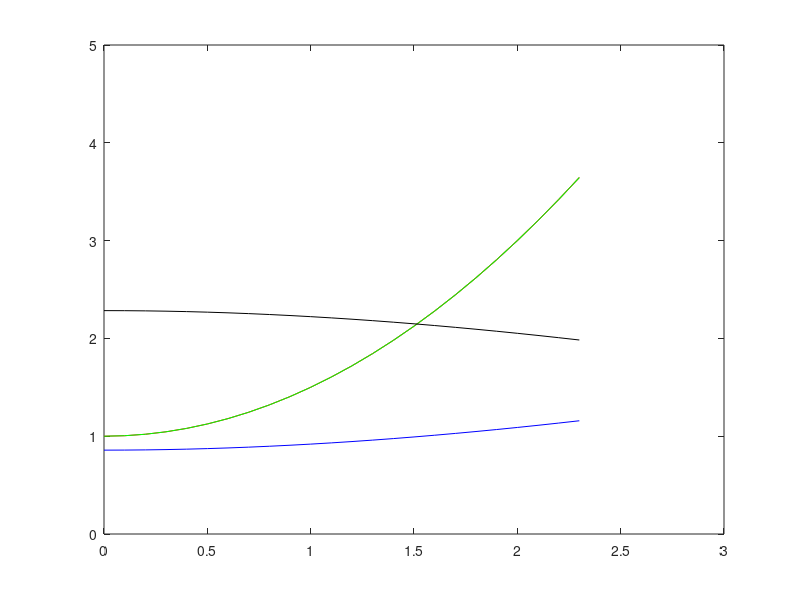
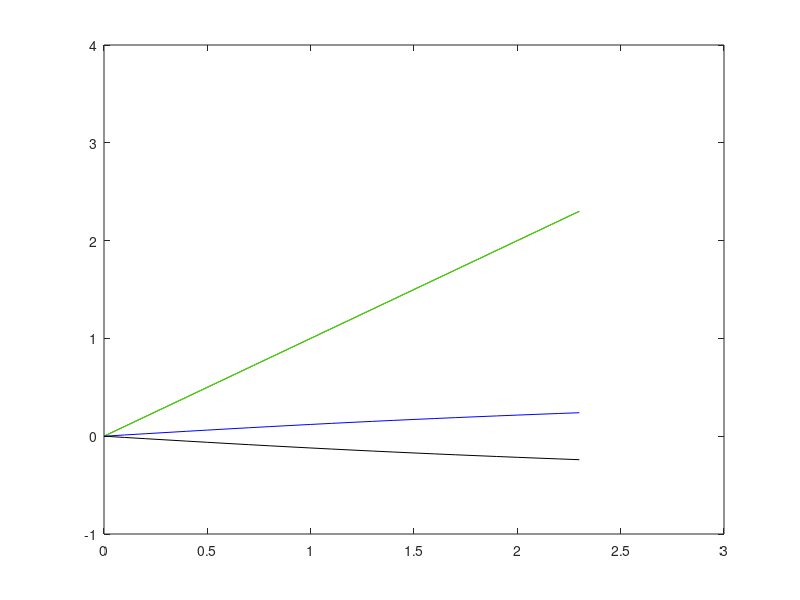
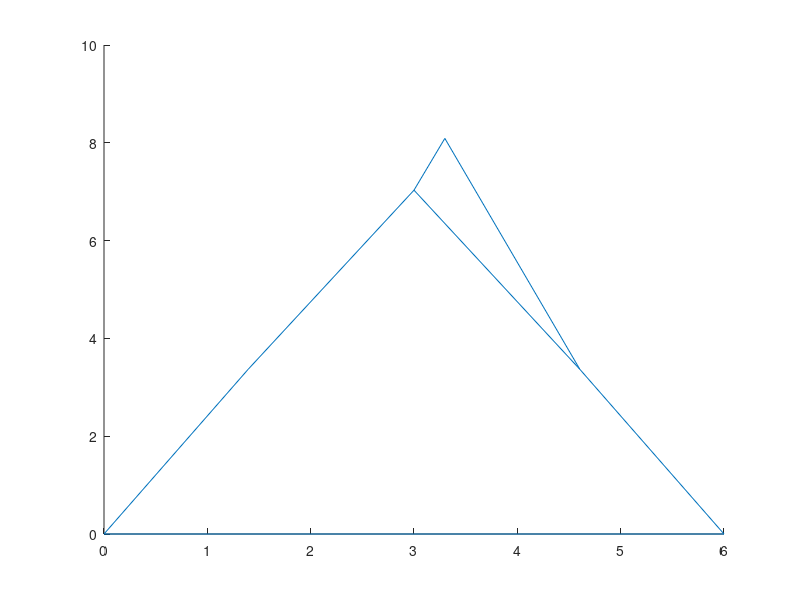

The MATLAB source for these figures, in order:
clear
clc
clf
close all

r1=6;
r3=4;
r4=4;
r7=1.1;
r8=4.9;
theta1=0.0;
theta2=deg2rad(67.5);
theta5=deg2rad(112.5);
o2=[0;0];

%GDL1
r20=1;
v20=0;
a20=1;
%GDL2
r50=1;
v50=0;
a50=1;
tiempo = 2.3;

%semilla
q=[3.6; 4.7; 1.7; 2.3; 1.5; 2; 3; 1];
contador=0;
for t=0:0.1:tiempo
    contador=contador+1;
    tol=100;
    iter=0;

    while tol>1e-10 && iter<100
        iter=iter+1;
        Phi=[-r1*cos(theta1)+q(1)*cos(theta2)+r3*cos(q(3))-r4*cos(q(4))-q(2)*cos(theta5);
             -r1*sin(theta1)+q(1)*sin(theta2)+r3*sin(q(3))-r4*sin(q(4))-q(2)*sin(theta5);
             -r1*cos(theta1)+q(1)*cos(theta2)+r3*cos(q(3))+r7*cos(q(7))-r8*cos(q(8))-q(2)*cos(theta5);
             -r1*sin(theta1)+q(1)*sin(theta2)+r3*sin(q(3))+r7*sin(q(7))-r8*sin(q(8))-q(2)*sin(theta5);
              q(1)*cos(theta2)+r3*cos(q(3))-q(5)*cos(q(6));
              q(1)*sin(theta2)+r3*sin(q(3))-q(5)*sin(q(6));
              q(1)-r20-(v20*t)-(0.5*a20*t^2);
              q(2)-r50-(v50*t)-(0.5*a50*t^2)];

          J=[cos(theta2), -cos(theta5),  -r3*sin(q(3)),   r4*sin(q(4)),     0,             0,               0,             0;
             sin(theta2), -sin(theta5),   r3*cos(q(3)),  -r4*cos(q(4)),     0,             0,               0,             0;
             cos(theta2), -cos(theta5),  -r3*sin(q(3)),       0,            0,             0,       -r7*sin(q(7)),     r8*sin(q(8));
             sin(theta2), -sin(theta5),   r3*cos(q(3)),       0,            0,             0,          r7*cos(q(7)),  -r8*cos(q(8));
             cos(theta2),       0,       -r3*sin(q(3)),       0,        -cos(q(6)),    q(5)*sin(q(6))       0,             0;
             sin(theta2),       0,        r3*cos(q(3)),       0,        -sin(q(6)),   -q(5)*cos(q(6))       0,             0;
                 1,             0,             0,             0,            0,             0,               0,             0;
                 0,             1,             0,             0,            0,             0,               0,             0];
        
        qf=-J\Phi+q;
        q=qf;
        tol=norm(Phi);
    end
    if iter>99
        disp('no hubo convergencia')
        break
    end
    %historico de posicion
    P(:,contador)=q;
    %calcular la velocidad
    phi_tp=[0; 0; 0; 0; 0; 0; -v20-a20*t; -v50-a50*t];
    v=-J\phi_tp;
    V(:,contador)=v;
    %calcular aceleración
%     phi_tpp=[0; 0; -a20; -a50];
%     Jp=[0, 0,  -r3*v(3)*cos(q(3)),   r4*v(4)*cos(q(4));
%         0, 0,  -r3*v(3)*sin(q(3)),   r4*v(4)*sin(q(4));
%         0, 0,   0, 0;
%         0, 0,   0, 0];
%     a=-inv(J)*(Jp*v+phi_tpp);
%     A(:,contador)=a;
end

%plot de posición
figure
t=[0:0.1:tiempo];
plot(t,P(1,:),'r')
hold on
plot(t,P(2,:),'g')
plot(t,P(3,:),'b')
plot(t,P(4,:),'k')
hold off
axis([0 3 0 5])

%plot de velocidad
figure
t=[0:0.1:tiempo];
plot(t,V(1,:),'r')
hold on
plot(t,V(2,:),'g')
plot(t,V(3,:),'b')
plot(t,V(4,:),'k')
hold off
axis([0 3 -1 4])

%plot de aceleración
% figure
% t=[0:0.1:tiempo];
% plot(t,A(1,:),'r')
% hold on
% plot(t,A(2,:),'g')
% plot(t,A(3,:),'b')
% plot(t,A(4,:),'k')
% hold off
% axis([0 3 -1 3])

figure 
O1=[0, 0];
O2=[q(1)*cos(theta2), q(1)*sin(theta2)];
O3=[q(1)*cos(theta2)+ r3*cos(q(3)), q(1)*sin(theta2)+r3*sin(q(3))];
O4=[r1*cos(theta1)+ q(2)*cos(theta5),r1*sin(theta1)+ q(2)*sin(theta5)];
O5=[r1*cos(theta1), r1*sin(theta1)];
O7=[q(1)*cos(theta2)+ r3*cos(q(3))+ r7*cos(q(7)), q(1)*sin(theta2)+r3*sin(q(3))+ r7*sin(q(7))];

line([O1(1) O2(1)],[O1(2) O2(2)])
hold on
line([O2(1) O3(1)],[O2(2) O3(2)])
line([O3(1) O4(1)],[O3(2) O4(2)])
line([O5(1) O4(1)],[O5(2) O4(2)])
line([O1(1) O5(1)],[O1(2) O5(2)])
line([O3(1) O7(1)],[O3(2) O7(2)])
line([O4(1) O7(1)],[O4(2) O7(2)])

hold off




